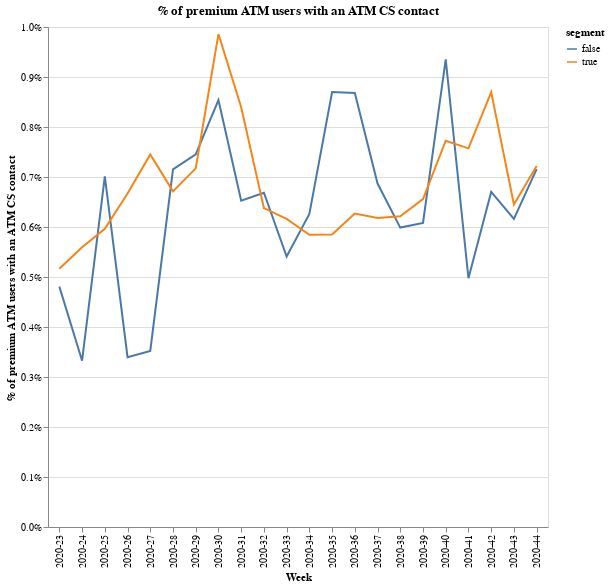

Notebook code for this chart:
### Code cell
cs = """
select user_id, contact_date, cs_tag 
from dbt.sf_all_contacts 
where cs_tag in ('atm/fair_use', 'metal', 'you', 'flex','business_you', 'business_metal') 
and contact_date >= '2020-08-01' and c_level_report = true  

"""
# merge to activity table.
active = pd.read_csv("premium_active.csv")
active = active.loc[
    (active["atm"] == 1)
    & (
        active["product_id"].isin(["STANDARD", "BUSINESS_CARD", "FLEX_ACCOUNT_MONTHLY"])
        == False
    ),
    :,
]

df = pd.read_csv("cs.csv")

# df = df.loc[df["cs_tag"]=='atm/fair_use',:]
df["week"] = "2020-" + pd.to_datetime(df["contact_date"]).dt.week.astype(str)
df = df.groupby(["week", "user_id"])["cs_tag"].agg("count").reset_index()

active = active.merge(df, on=["week", "user_id"], how="left")
active["cs_tag"] = active["cs_tag"].fillna(0)
active.loc[active["cs_tag"] > 1, "cs_tag"] = 1

active = active.groupby(["week", "segment"])["cs_tag"].agg("mean").reset_index()


alt.Chart(active).mark_line().encode(
    x=alt.X("week:N", axis=alt.Axis(title="Week")),
    y=alt.Y(
        "cs_tag:Q",
        axis=alt.Axis(
            format="%", title="% of premium ATM users with an ATM CS contact"
        ),
    ),
    color="segment",
).properties(
    width=500, height=500, title="% of premium ATM users with an ATM CS contact"
)

### Figure 1 — Vega-Lite specification as saved in the notebook (floating-point values rounded to 4 significant figures)
{"config": {"view": {"continuousWidth": 400, "continuousHeight": 300}}, "data": {"name": "data-fdafafa04010397c53c929bbc5b83d5b"}, "mark": "line", "encoding": {"color": {"type": "nominal", "field": "segment"}, "x": {"type": "nominal", "axis": {"title": "Week"}, "field": "week"}, "y": {"type": "quantitative", "axis": {"format": "%", "title": "% of premium ATM users with an ATM CS contact"}, "field": "cs_tag"}}, "height": 500, "title": "% of premium ATM users with an ATM CS contact", "width": 500, "$schema": "https://vega.github.io/schema/vega-lite/v4.8.1.json", "datasets": {"data-fdafafa04010397c53c929bbc5b83d5b": [{"week": "2020-23", "segment": false, "cs_tag": 0.004808}, {"week": "2020-23", "segment": true, "cs_tag": 0.005164}, {"week": "2020-24", "segment": false, "cs_tag": 0.003326}, {"week": "2020-24", "segment": true, "cs_tag": 0.005597}, {"week": "2020-25", "segment": false, "cs_tag": 0.007013}, {"week": "2020-25", "segment": true, "cs_tag": 0.005965}, {"week": "2020-26", "segment": false, "cs_tag": 0.003396}, {"week": "2020-26", "segment": true, "cs_tag": 0.006671}, {"week": "2020-27", "segment": false, "cs_tag": 0.003521}, {"week": "2020-27", "segment": true, "cs_tag": 0.007452}, {"week": "2020-28", "segment": false, "cs_tag": 0.007151}, {"week": "2020-28", "segment": true, "cs_tag": 0.006713}, {"week": "2020-29", "segment": false, "cs_tag": 0.007452}, {"week": "2020-29", "segment": true, "cs_tag": 0.007173}, {"week": "2020-30", "segment": false, "cs_tag": 0.008539}, {"week": "2020-30", "segment": true, "cs_tag": 0.009859}, {"week": "2020-31", "segment": false, "cs_tag": 0.006526}, {"week": "2020-31", "segment": true, "cs_tag": 0.008397}, {"week": "2020-32", "segment": false, "cs_tag": 0.006686}, {"week": "2020-32", "segment": true, "cs_tag": 0.006378}, {"week": "2020-33", "segment": false, "cs_tag": 0.005411}, {"week": "2020-33", "segment": true, "cs_tag": 0.006164}, {"week": "2020-34", "segment": false, "cs_tag": 0.00626}, {"week": "2020-34", "segment": true, "cs_tag": 0.005844}, {"week": "2020-35", "segment": false, "cs_tag": 0.0087}, {"week": "2020-35", "segment": true, "cs_tag": 0.005852}, {"week": "2020-36", "segment": false, "cs_tag": 0.008679}, {"week": "2020-36", "segment": true, "cs_tag": 0.006269}, {"week": "2020-37", "segment": false, "cs_tag": 0.006869}, {"week": "2020-37", "segment": true, "cs_tag": 0.006182}, {"week": "2020-38", "segment": false, "cs_tag": 0.005988}, {"week": "2020-38", "segment": true, "cs_tag": 0.006216}, {"week": "2020-39", "segment": false, "cs_tag": 0.006081}, {"week": "2020-39", "segment": true, "cs_tag": 0.006557}, {"week": "2020-40", "segment": false, "cs_tag": 0.009351}, {"week": "2020-40", "segment": true, "cs_tag": 0.007726}, {"week": "2020-41", "segment": false, "cs_tag": 0.004975}, {"week": "2020-41", "segment": true, "cs_tag": 0.007573}, {"week": "2020-42", "segment": false, "cs_tag": 0.006701}, {"week": "2020-42", "segment": true, "cs_tag": 0.008697}, {"week": "2020-43", "segment": false, "cs_tag": 0.006162}, {"week": "2020-43", "segment": true, "cs_tag": 0.006451}, {"week": "2020-44", "segment": false, "cs_tag": 0.007159}, {"week": "2020-44", "segment": true, "cs_tag": 0.007219}]}}
